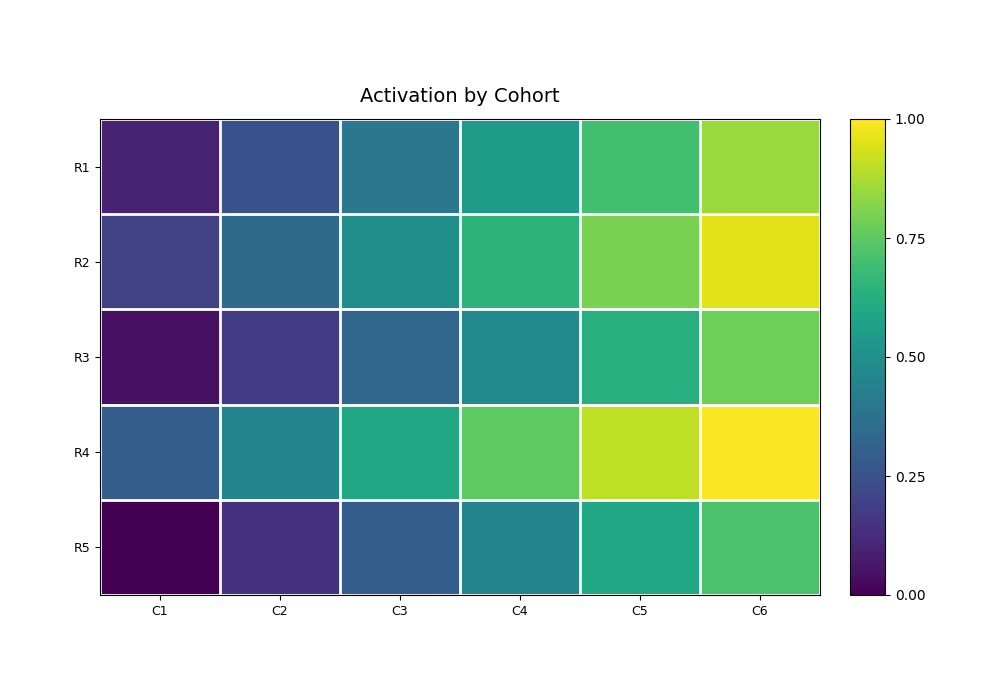

Here is the Python script that generated this plot:
# -*- coding: utf-8 -*-
# 由 viz-reverse/calibrate_and_extract.py 生成；只含反推数据与测得的样式参数。
import json
from pathlib import Path
import matplotlib
matplotlib.use('Agg')
import matplotlib.pyplot as plt
import numpy as np

plt.rcParams['font.family'] = 'DejaVu Sans'


def style_axes(ax):
    for side in ('top', 'right'):
        ax.spines[side].set_visible(False)
    for side in ('left', 'bottom'):
        ax.spines[side].set_color('#1F2937')
        ax.spines[side].set_linewidth(1.0)
    ax.tick_params(direction='out', length=4, width=0.9, colors='#1F2937', labelsize=9)
    ax.grid(False)

MATRIX = [[0.0949, 0.2511, 0.3966, 0.5443, 0.6983, 0.8502], [0.1962, 0.346, 0.4979, 0.6477, 0.7996, 0.9536], [0.0464, 0.1772, 0.3291, 0.4747, 0.6308, 0.7806], [0.2932, 0.4515, 0.597, 0.7532, 0.903, 0.9958], [0.0021, 0.1456, 0.2932, 0.4515, 0.597, 0.7173]]
VMIN, VMAX = [0, 1]
H_RECT = [0.1, 0.15, 0.72, 0.68]
CB_RECT = [0.85, 0.15, 0.035, 0.68]
TITLE = "Activation by Cohort"
XTICKS = ["C1", "C2", "C3", "C4", "C5", "C6"]
YTICKS = ["R1", "R2", "R3", "R4", "R5"]

def main():
    fig = plt.figure(figsize=(10.0, 7.0), dpi=100, facecolor='white')
    ax = fig.add_axes(H_RECT)
    im = ax.imshow(MATRIX, cmap="viridis", vmin=VMIN, vmax=VMAX, aspect='auto')
    ax.set_xticks(range(len(XTICKS))); ax.set_xticklabels(XTICKS, fontsize=9)
    ax.set_yticks(range(len(YTICKS))); ax.set_yticklabels(YTICKS, fontsize=9)
    ax.set_xticks(np.arange(-0.5, len(XTICKS), 1), minor=True)
    ax.set_yticks(np.arange(-0.5, len(YTICKS), 1), minor=True)
    ax.grid(which='minor', color='white', linewidth=2)
    ax.tick_params(which='minor', length=0)
    ax.set_title(TITLE, fontsize=14, pad=12)
    if CB_RECT:
        cax = fig.add_axes(CB_RECT)
        fig.colorbar(im, cax=cax, ticks=[0, 0.25, 0.5, 0.75, 1])
    fig.savefig(Path(__file__).with_name('reproduction.png'), dpi=100, facecolor='white')
    plt.close(fig)


if __name__ == '__main__':
    main()
